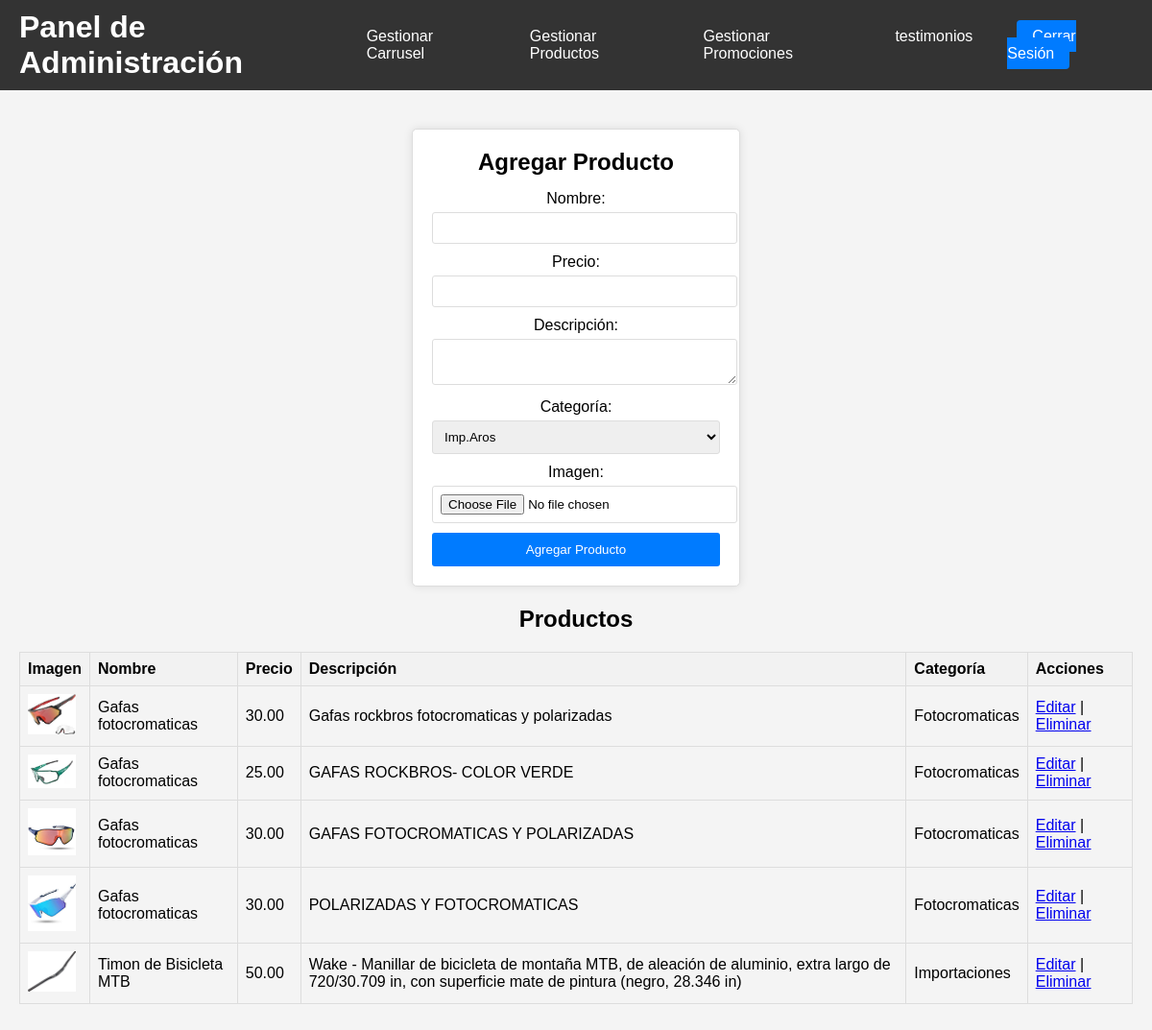
The app's page /admin.php with its own data.
### tables this page shows
CREATE TABLE `product` (
  `id` int NOT NULL,
  `nombre` varchar(255) NOT NULL,
  `descripcion` text NOT NULL,
  `precio` decimal(10,2) NOT NULL,
  `imagen` varchar(255) NOT NULL,
  `categoria` varchar(255) NOT NULL,
  `promocion` tinyint(1) DEFAULT '0',
  `precio_anterior` decimal(10,2) DEFAULT NULL
);

### admin.php (the view, shortened to what this page needs)
<!DOCTYPE html>
<html lang="es">
<head>
    <link rel="stylesheet" href="admin.css">
    <link rel="stylesheet" href="https://cdnjs.cloudflare.com/ajax/libs/font-awesome/5.15.4/css/all.min.css">
</head>
<body>
    <header>
        <h1>Panel de Administración</h1>
        <nav>
            <ul>
                <li><a href="carrusel.php">Gestionar Carrusel</a></li>
                <li><a href="admin.php">Gestionar Productos</a></li>
                <li><a href="adminpromociones.php">Gestionar Promociones</a></li>
                <li><a href="admintest.php">testimonios</a></li>
            </ul>
        </nav>
        <div class="auth-buttons">
            <a href="logout.php">Cerrar Sesión</a>
        </div>
    </header>
    <main>
        <form action="admin.php" method="post" enctype="multipart/form-data">
            <h2>Agregar Producto</h2>
            <label for="nombre">Nombre:</label>
            <input type="text" id="nombre" name="nombre" required>
            <label for="precio">Precio:</label>
            <input type="number" id="precio" name="precio" step="0.01" required>
            <label for="descripcion">Descripción:</label>
            <textarea id="descripcion" name="descripcion" required></textarea>
            <label for="categoria">Categoría:</label>
            <select id="categoria" name="categoria" required>
                <option value="Imp.Aros">Imp.Aros</option>
            </select>
            <label for="imagen">Imagen:</label>
            <input type="file" id="imagen" name="imagen" accept="image/*" required>
            <input type="submit" value="Agregar Producto">
        </form>
        <h2>Productos</h2>
        <table>
            <tr>
                <th>Imagen</th>
                <th>Nombre</th>
                <th>Precio</th>
                <th>Descripción</th>
                <th>Categoría</th>
                <th>Acciones</th>
            </tr>
            <?php
            include 'conexion.php';
            $result = $conn->query("SELECT * FROM product ORDER BY nombre ASC");
            if ($result->num_rows > 0) {
                while ($row = $result->fetch_assoc()) {
                    echo "<tr>";
                    echo "<td><img src='uploads/" . $row['imagen'] . "' alt='" . $row['nombre'] . "' width='100'></td>";
                    echo "<td>" . $row['nombre'] . "</td>";
                    echo "<td>" . $row['precio'] . "</td>";
                    echo "<td>" . $row['descripcion'] . "</td>";
                    echo "<td>" . $row['categoria'] . "</td>";
                     echo "<td>
                        <a href='edit.php?edit=" . $row['id'] . "'>Editar</a> |
                        <a href='eliminar.php?id=" . $row['id'] . "' onclick=\"return confirm('¿Estás seguro de que quieres eliminar este producto?');\">Eliminar</a>
                    </td>";
                    echo "</tr>";
                }
            } else {
                echo "<tr><td colspan='6'>No hay productos</td></tr>";
            }
            ?>
        </table>
    </main>
</body>
</html>

### admin.css (style rules this page uses)
body { font-family: Arial, sans-serif; background-color: #f4f4f4; margin: 0; padding: 0; }
header { background-color: #333; color: #fff; padding: 10px 20px; display: flex; justify-content: space-between; align-items: center; }
header h1 { margin: 0; }
nav ul { list-style: none; margin: 0; padding: 0; display: flex; }
nav ul li { margin-right: 20px; }
nav ul li a { color: #fff; text-decoration: none; padding: 8px 16px; display: block; }
.auth-buttons a, .logout a { color: #fff; text-decoration: none; padding: 8px 16px; background-color: #007BFF; border-radius: 4px; margin-left: 10px; }
main { padding: 20px; text-align: center; }
form { background: #fff; padding: 20px; border: 1px solid #ddd; border-radius: 5px; box-shadow: 0 0 10px rgba(0, 0, 0, 0.1); width: 300px; margin: 20px auto; }
form h2 { margin: 0 0 15px; padding: 0; font-size: 24px; }
form label { display: block; margin-bottom: 5px; }
form input[type="text"], form input[type="number"], form textarea, form select, form input[type="file"] { width: 100%; padding: 8px; margin-bottom: 10px; border: 1px solid #ddd; border-radius: 3px; }
form input[type="submit"] { background: #007BFF; color: #fff; border: none; padding: 10px 20px; cursor: pointer; border-radius: 3px; width: 100%; }
table { width: 100%; border-collapse: collapse; margin: 20px 0; }
table, th, td { border: 1px solid #ddd; }
th, td { padding: 8px; text-align: left; }
th { background-color: #f2f2f2; }
td img { width: 50px; }

### records on screen
product: imagen (picture), nombre "Gafas fotocromaticas", precio "30.00", descripcion "Gafas rockbros fotocromaticas y polarizadas", categoria "Fotocromaticas"
product: imagen (picture), nombre "Gafas fotocromaticas", precio "25.00", descripcion "GAFAS ROCKBROS- COLOR VERDE", categoria "Fotocromaticas"
product: imagen (picture), nombre "Gafas fotocromaticas", precio "30.00", descripcion "GAFAS FOTOCROMATICAS Y POLARIZADAS", categoria "Fotocromaticas"
product: imagen (picture), nombre "Gafas fotocromaticas", precio "30.00", descripcion "POLARIZADAS Y FOTOCROMATICAS", categoria "Fotocromaticas"
product: imagen (picture), nombre "Timon de Bisicleta MTB", precio "50.00", descripcion "Wake - Manillar de bicicleta de montaña MTB, de aleación de aluminio, extra largo de 720/30.709 in, con superficie mate de pintura (negro, 28.346 in)", categoria "Importaciones"
